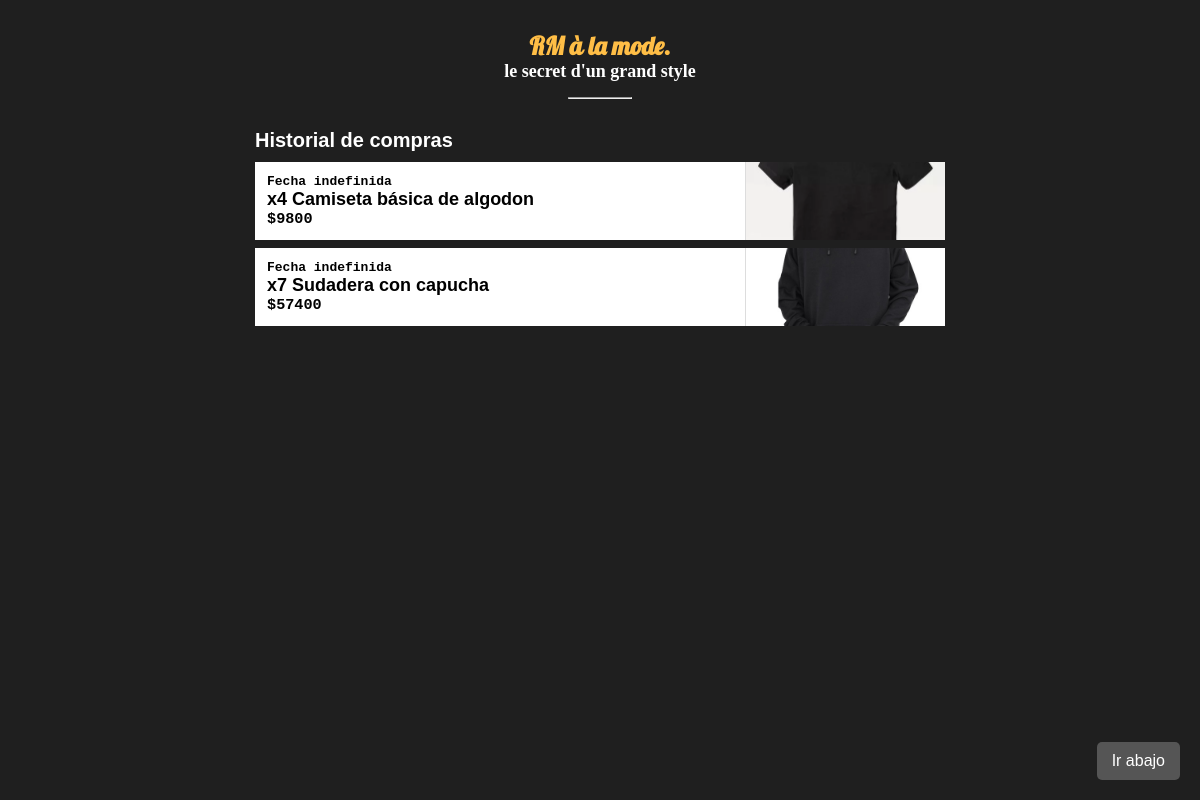
Screenshot of /compras.php with the database file from the repository.
### tables this page shows
CREATE TABLE `compras` (
  `id_compra` int(11) NOT NULL,
  `id_prenda` int(11) NOT NULL,
  `id_comprador` int(11) NOT NULL,
  `cantidad` int(11) NOT NULL,
  `total` float NOT NULL,
  `fecha` varchar(20) NOT NULL
);

CREATE TABLE `prendas` (
  `id_prenda` int(11) NOT NULL,
  `nombre` varchar(200) NOT NULL,
  `precio` float NOT NULL,
  `imagen` varchar(500) NOT NULL,
  `detalles` varchar(1000) NOT NULL,
  `stock` int(11) NOT NULL
);

### compras.php (the view, shortened to what this page needs)
<!DOCTYPE html>
<html lang="es">
<head>
    <link rel="stylesheet" href="CSS/styleHeader.css">
    <link rel="stylesheet" href="CSS/styleCompras.css">
</head>
<body>
    <a id="botonBajar" href="#irAbajo">Ir abajo</a>
    <header>
        <h2>RM à la mode.</h2>
        <h3>le secret d'un grand style</h3>
        <hr class="logo_hr">
    </header>
    <section class="cajaCompras">
        <div class="titulo">
            <h1 id="tituloHistorial">Historial de compras</h1>
        </div>
        <?php
            $user_ID = 2;
            $conn = mysqli_connect("localhost", "root", "", "tienda_de_ropa");
            $sql = "SELECT MIN(id_compra) as min, MAX(id_compra) as max FROM compras;";
            $ejecutar = mysqli_query($conn, $sql);
            $datos = mysqli_fetch_array($ejecutar);
            $min = $datos['min'];
            $max = $datos['max'];
            $sql = "SELECT c.id_compra, c.cantidad, c.total, c.fecha, p.nombre, p.imagen
                    FROM compras c
                    INNER JOIN prendas p ON c.id_prenda = p.id_prenda
                    WHERE c.id_compra BETWEEN $min AND $max AND c.id_comprador = '$user_ID';";
            $ejecutar = mysqli_query($conn, $sql);
            if (mysqli_num_rows($ejecutar) > 0) {
                while ($datos = mysqli_fetch_array($ejecutar)) {
                    $imgPrenda = $datos['imagen'];
                    $nombrePrenda = $datos['nombre'];
                    ?>
                    <article class="cajaPrenda">
                        <div class="prendaInfo">
                            <h4><?php echo $datos['fecha']; ?></h4>
                            <h2><?php echo 'x'.$datos['cantidad']." ".$nombrePrenda; ?></h2>
                            <h3><?php echo '$'.$datos['total']; ?></h3>
                        </div>
                        <div class="prendaIMG" style="background-image: url('<?php echo $imgPrenda; ?>');">
                        </div>
                    </article>
                <?php
                }
            } else {
                echo '<h5>No has hecho compras aún.</h5>';
            }
        ?>
    </section>
</body>
</html>

### CSS/styleHeader.css (style rules this page uses)
* { padding: 0; margin: 0; }
body { background-color: #1f1f1f; }
header { width: 250px; box-sizing: border-box; margin: 30px auto; }
header h2, header h3 { text-align: center; font-family: Cambria, Cochin, Georgia, Times, 'Times New Roman', serif; font-size: 18px; color: #ffbe46; width: 100%; }
header h3 { margin-bottom: 15px; color: #ffffff; }
header h2 { font-size: 25px; font-family: 'Lobster'; transition: 0.6s color ease-in-out; }
.logo_hr { width: 25%; margin: auto; animation: hr_anim; animation-duration: 2.5s; }

### CSS/styleCompras.css (style rules this page uses)
#botonBajar { position: fixed; bottom: 20px; right: 20px; z-index: 99; background-color: #555; color: #fff; padding: 10px 15px; text-decoration: none; border-radius: 5px; font-family: 'Gill Sans', 'Gill Sans MT', Calibri, 'Trebuchet MS', sans-serif; }
.cajaCompras { width: 60%; margin: 0 auto; padding: 15px; padding-bottom: 7px; padding-top: 0; box-sizing: border-box; border-radius: 10px; }
#tituloHistorial { color: rgb(255, 255, 255); font-family: 'Trebuchet MS', 'Lucida Sans Unicode', 'Lucida Grande', 'Lucida Sans', Arial, sans-serif; font-size: 20px; margin-bottom: 10px; }
.cajaPrenda { background-color: white; display: flex; border-bottom: 8px solid #1f1f1f; }
.prendaInfo { padding: 12px; width: 70%; }
.prendaInfo h4, .prendaInfo h3 { font-family: monospace; }
.prendaInfo h2 { font-size: 18px; font-family: 'Trebuchet MS', 'Lucida Sans Unicode', 'Lucida Grande', 'Lucida Sans', Arial, sans-serif; }
.prendaIMG { width: 30%; background-image: url(''); background-size: cover; background-position: center; background-repeat: no-repeat; border-left: 1px solid rgb(221, 221, 221); }

### rows the page displays
compras: fecha "Fecha indefinida", cantidad "4", id_prenda.nombre "Camiseta básica de algodon", total "9800", id_prenda.imagen (picture)
compras: fecha "Fecha indefinida", cantidad "7", id_prenda.nombre "Sudadera con capucha", total "57400", id_prenda.imagen (picture)
